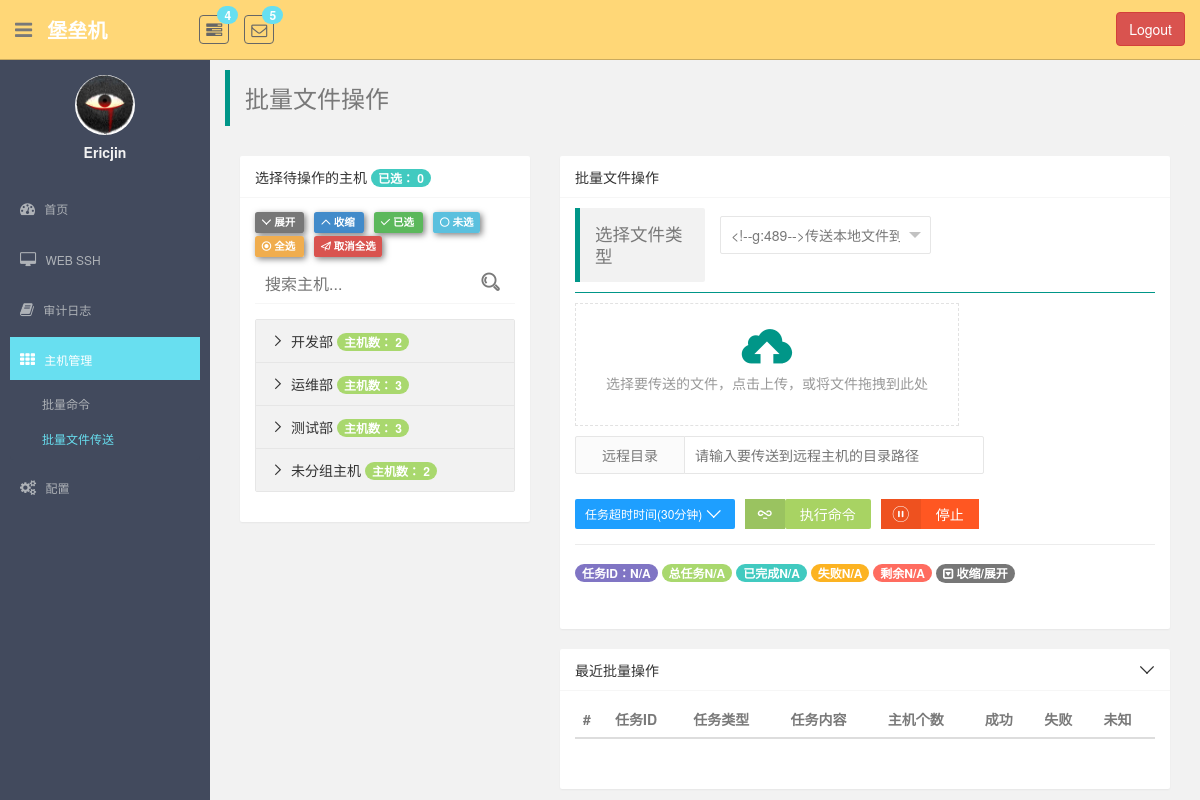
Screenshot of /monitor/batch_file/ (signed in) with the database file from the repository.
### monitor/models.py (models this page shows, shortened)
class UserProfile(AbstractBaseUser, PermissionsMixin):
    email = models.EmailField(
        verbose_name='email address',
        max_length=255,
        unique=True,
    )
    name = models.CharField(max_length=64, verbose_name="用户名", unique=True)
    host_to_remote_users = models.ManyToManyField(to="HostToRemoteUser", verbose_name="关联主机账户")
    host_group = models.ManyToManyField(to="HostGroup", verbose_name="主机组")
    is_active = models.BooleanField(default=True)
    is_staff = models.BooleanField(default=True)
    is_superuser = models.BooleanField(default=True)
    objects = UserProfileManager()
    USERNAME_FIELD = 'email'  # 使用email作为用户名
    REQUIRED_FIELDS = ['name']  # 必须要有的字段

class HostGroup(models.Model):
    name = models.CharField(max_length=64, unique=True, verbose_name="组名")
    host_to_remote_users = models.ManyToManyField(to="HostToRemoteUser")
    date = models.DateTimeField(auto_now_add=True, verbose_name="主机组注册时间")

### monitor/views.py (the view)
class BatchFile(LoginRequiredMixin, View):
    def get(self, request):
        host_groups = request.user.host_group.all()
        none_group = request.user.host_to_remote_users.all()
        batch_command = models.Task.objects.filter(user=request.user).exclude(task_type="cmd").order_by("-id").all()
        batch_command = batch_command if len(batch_command) < 10 else batch_command[:10]
        return render(request, "host_manage/batch_file.html", locals())

### templates/host_manage/batch_file.html (shortened to what this page needs)
{% extends 'host_manage/batch_cmd.html' %}
{% block btn-type %}file_transfer{% endblock %}
{% block nav %}
    批量文件操作
{% endblock %}
{% block cmd_head %}
    批量文件操作
{% endblock %}
{% block cmd_option_area %}
    <div class="operation-area layui-form">
        <div class="info col-lg-3 col-md-3 col-sm-3">
            <blockquote class="layui-elem-quote">选择文件类型</blockquote>
        </div>
        <div class="layui-input-inline">
        </div>
        <hr class="layui-bg-green">
        <div class="file_upload-area">
            <div class="layui-upload-drag" id="file_upload">
                <i class="layui-icon"></i>
                <p>选择要传送的文件，点击上传，或将文件拖拽到此处</p>
            </div>
            <div class="layui-form layui-form-pane" style="margin-top: 10px;">
                <div class="layui-form-item">
                    <label class="layui-form-label">远程目录</label>
                    <div class="layui-input-inline" style="margin-top: 0; min-width: 300px;">
                        <input name="username" placeholder="请输入要传送到远程主机的目录路径" autocomplete="off" class="layui-input"
                               type="text">
                    </div>
                </div>
            </div>
        </div>
    </div>
{% endblock %}

### templates/host_manage/batch_cmd.html (shortened to what this page needs)
{% extends 'base.html' %}
{% load staticfiles %}
{% load monitor_tags %}
{% block right_container %}
    <blockquote class="layui-elem-quote" style="margin-top: 10px;"><h3>{% block nav %}批量命令{% endblock %}</h3></blockquote>
    <div id="wrap">
        <div class="col-lg-4 col-md-4 col-sm-4">
            <div class="layui-card layui-panel">
                <div class="layui-card-header">
                    选择待操作的主机
                    <span class="badge bg-info">已选： 0</span>
                </div>
                <div class="layui-card-body">
                    <div class="operation">
                    <span class="label label-default toggle-down">
                        <i class="layui-icon layui-icon-down"></i>
                        展开
                    </span>
                        <span class="label label-primary toggle-up">
                        <i class="layui-icon layui-icon-up"></i>
                        收缩
                    </span>
                        <span class="label label-success">
                        <i class="layui-icon layui-icon-ok"></i>
                        已选
                    </span>
                        <span class="label label-info">
                        <i class="layui-icon layui-icon-circle"></i>
                        未选
                    </span>
                        <span class="label label-warning">
                        <i class="layui-icon layui-icon-radio"></i>
                        全选
                    </span>
                        <span class="label label-danger">
                        <i class="layui-icon layui-icon-release"></i>
                        取消全选
                    </span>
                    </div>
                    <div class="search">
                        <input class="search-input" type="text" placeholder="搜索主机...">
                        <i class="layui-icon layui-icon-search search-icon"></i>
                    </div>
                    <div class="area">
                        <div class="layui-collapse layui-form">
                            {% for host_group in host_groups %}
                                <div class="layui-colla-item">
                                    <h2 class="layui-colla-title">
                                        {{ host_group.name }}
                                        <span class="badge bg-success">主机数： {{ host_group.host_to_remote_users.count }}</span>
                                    </h2>
                                </div>
                            {% endfor %}
                            <div class="layui-colla-item">
                                <h2 class="layui-colla-title">
                                    未分组主机
                                    <span class="badge bg-success">主机数： {{ none_group.count }}</span>
                                </h2>
                            </div>
                        </div>
                    </div>
                </div>
            </div>
        </div>
        <div class="col-lg-8 col-md-8 col-sm-8">
            <div class="layui-col-md12">
                <div class="layui-card layui-panel">
                    <div class="layui-card-header">{% block cmd_head %}批量命令执行{% endblock %}</div>
                    <div class="layui-card-body">
                        {% block cmd_option_area %}{% endblock %}
                        <div class="controller-btn clear-float">
                            <div class="time-out con">
                                <button class="layui-btn layui-btn-sm layui-btn-normal">
                                    任务超时时间(30分钟)
                                    <i class="layui-icon layui-icon-down"></i>
                                </button>
                            </div>
                            <div class="execute-cmd con clear-float">
                                <div class="right execute"><i class="layui-icon layui-icon-senior"></i></div>
                                <button class="execute-btn layui-btn" data-method="notice"
                                        data-batch="{% block btn-type %}cmd{% endblock %}">执行命令</button>
                            </div>
                            <div class="execute-cmd con clear-float">
                                <div class="right stop"><i class="layui-icon layui-icon-pause"></i></div>
                                <button class="stop-btn">停止</button>
                            </div>
                        </div>
                        <div class="line"></div>
                        <div class="information">
                            <div class="top-span">
                                <span class="badge bg-primary target-id">任务ID：N/A</span>
                                <span class="badge bg-success target">总任务N/A</span>
                                <span class="badge bg-info finished">已完成N/A</span>
                                <span class="badge bg-warning defeat">失败N/A</span>
                                <span class="badge bg-important rest">剩余N/A</span>
                                <span class="badge information-span" style="cursor: pointer; user-select: none;">
                                    <i class="fa fa-toggle-down"></i> 收缩/展开
                                </span>
                            </div>
                        </div>
                    </div>
                </div>
            </div>
            <div class="layui-col-md12" style="margin-top: 20px;">
                <div class="layui-card layui-panel">
                    <div class="layui-card-header clear-float">
                        <div class="table-title">最近批量操作</div>
                        <div class="table-toggle"><i class="layui-icon layui-icon-down"></i></div>
                    </div>
                    <div class="layui-card-body">
                        <table class="table table-hover">
                            <thead>
                            <tr>
                                <th>#</th>
                                <th>任务ID</th>
                                <th>任务类型</th>
                                <th>任务内容</th>
                                <th>主机个数</th>
                                <th>成功</th>
                                <th>失败</th>
                                <th>未知</th>
                            </tr>
                            </thead>
                        </table>
                    </div>
                </div>
            </div>
        </div>
    </div>
{% endblock %}

### templates/base.html (shortened to what this page needs)
{% load staticfiles %}
<!DOCTYPE html>
<html lang="en">
<head>
    <link href="{% static 'plugins/bootstrap/css/bootstrap.css' %}" rel="stylesheet">
    <link href="{% static 'css/font-awesome.css' %}" rel="stylesheet" />
    <link href="{% static 'css/style.css' %}" rel="stylesheet">
    <link rel="stylesheet" href="{% static 'plugins/layui/css/layui.css' %}">
</head>
<body>
<section id="container" >
    <header class="header black-bg">
        <div class="sidebar-toggle-box">
            <div class="fa fa-bars tooltips" data-placement="right" data-original-title="Toggle Navigation"></div>
        </div>
        <a href="?" class="logo"><b>堡垒机</b></a>
        <div class="nav notify-row" id="top_menu">
            <ul class="nav top-menu">
                <li class="dropdown">
                    <a data-toggle="dropdown" class="dropdown-toggle" href="?">
                        <i class="fa fa-tasks"></i>
                        <span class="badge bg-theme">4</span>
                    </a>
                </li>
                <li id="header_inbox_bar" class="dropdown">
                    <a data-toggle="dropdown" class="dropdown-toggle" href="index.html#">
                        <i class="fa fa-envelope-o"></i>
                        <span class="badge bg-theme">5</span>
                    </a>
                </li>
            </ul>
        </div>
        <div class="top-menu">
            <ul class="nav pull-right top-menu">
                <li>
                    <button type="button" class="btn btn-danger" style="margin-top: 12px;" onclick="logout()">Logout</button>
                </li>
            </ul>
        </div>
    </header>
    <aside>
        <div id="sidebar"  class="nav-collapse ">
            <ul class="sidebar-menu" id="nav-accordion">
                <p class="centered"><a href="#"><img src="{% static 'images/ui-sam.jpg' %}" class="img-circle" width="60"></a></p>
                <h5 class="centered" style="margin-top: 10px;">{{ request.user.name|capfirst }}</h5>
                <li class="mt">
                    <a class="dashboard" href="{% url "dashboard" %}">
                        <i class="fa fa-dashboard"></i>
                        <span>首页</span>
                    </a>
                </li>
                <li class="sub-menu">
                    <a class="web-ssh" href="{% url "web_ssh" %}" >
                        <i class="fa fa-desktop"></i>
                        <span>WEB SSH</span>
                    </a>
                </li>
                <li class="sub-menu">
                    <a class="log-page" href="{% url 'log_page' %}" >
                        <i class="fa fa-book"></i>
                        <span>审计日志</span>
                    </a>
                </li>
                <li class="sub-menu">
                    <a class="host-manage" href="javascript:void(0);">
                        <i class="fa fa-th"></i>
                        <span>主机管理</span>
                    </a>
                    <ul class="sub">
                        <li class="second-li batch_cmd"><a href="{% url 'batch_cmd' %}">批量命令</a></li>
                        <li class="second-li batch_file"><a href="{% url 'batch_file' %}">批量文件传送</a></li>
                    </ul>
                </li>
                <li class="sub-menu">
                    <a href="#" >
                        <i class="fa fa-cogs"></i>
                        <span>配置</span>
                    </a>
                </li>
            </ul>
        </div>
    </aside>
    <section id="main-content">
        <section class="wrapper">
            {% block right_container %}
            {% endblock %}
        </section>
    </section>
</section>
</body>
</html>

### rows the page displays
UserProfile: user.name "Ericjin"
HostGroup: name "开发部", host_to_remote_users.count "2"
HostGroup: name "运维部", host_to_remote_users.count "3"
HostGroup: name "测试部", host_to_remote_users.count "3"

### other values shown
{{ none_group.count }} "2"
